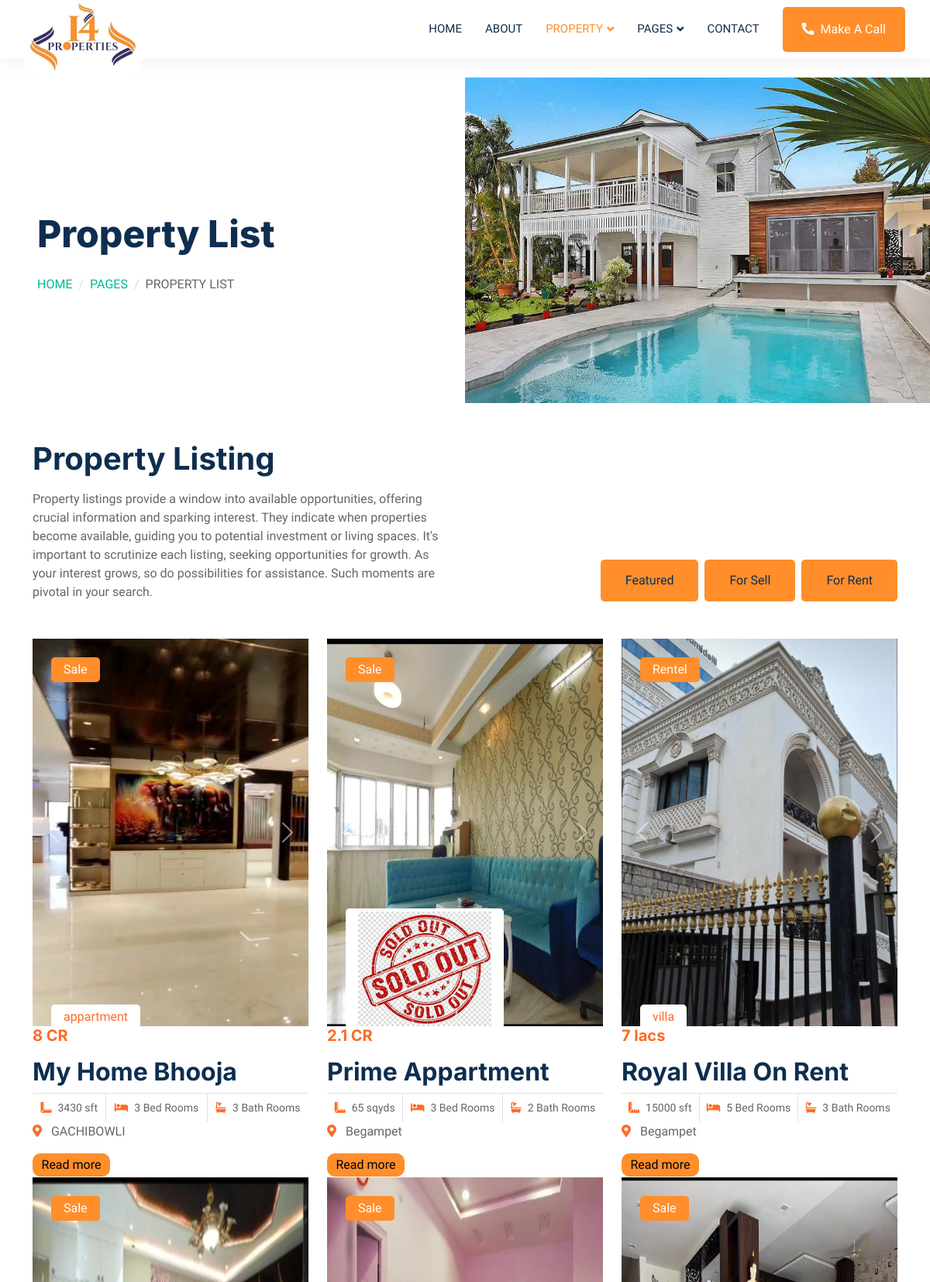
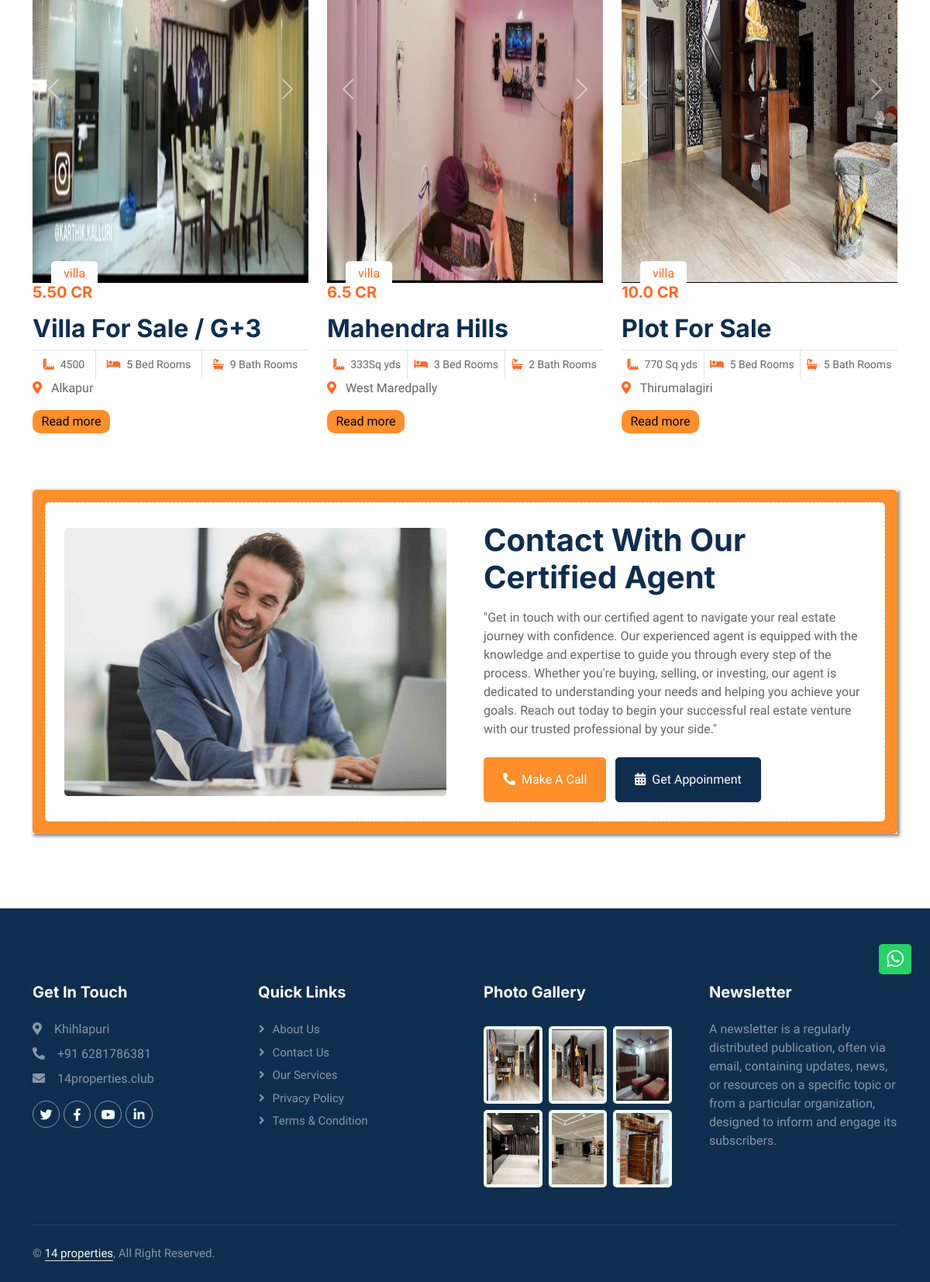
/propertylist, run on the app's committed database (2 pictures, top to bottom).
### propertiesServer14/models.py (models this page shows, shortened)
class properyListdetails(models.Model):
    Listdetail = models.CharField(max_length=100, blank=True, null=True)
    PropImage=models.ImageField(upload_to="images",default=None,blank=True, null=True)
    propertyrel = models.ForeignKey(property, on_delete=models.CASCADE, related_name='properyListdetails', blank=True, null=True)

class property(models.Model):
    SALE='Sale'
    RENTEL="Rentel"
    APPARTMENT = "appartment"
    PROPERTY_TYPE_CHOICES=[(SALE,'For Sale'),(RENTEL,'For Rentel'),]
    PROPERTY_LIST_CHOICES = [
        ('appartment', 'Apartment'),
        ('villa', 'Villa'),
        ('home', 'Home'),
        ('office', 'Office'),
        ('building', 'Building'),
        ('township', 'Township'),
        ('shop', 'Shop'),
        ('garage', 'Garage'),
    ]
    Name = models.CharField(max_length=100, default=None, blank=True, null=True)
    Rate = models.CharField(max_length=20,default=None,blank=True, null=True)
    Location = models.CharField(max_length=20,default=None, blank=True, null=True)
    Squarefeet = models.CharField(max_length=10,default=None ,blank=True, null=True)
    NoofBeds = models.CharField(max_length=20, default=None ,blank=True, null=True)
    NoofBathrooms = models.CharField(max_length=20,default=None, blank=True, null=True)
    Facing = models.CharField(max_length=20,default=None, blank=True, null=True)
    Description = models.CharField(max_length=1000,default=None, blank=True, null=True)
    Video=models.FileField(upload_to="videos",default=None,blank=True,null=True)
    PropertyType = models.CharField(max_length=20, choices=PROPERTY_TYPE_CHOICES, default=SALE,blank=True,null=True)
    PropertyList = models.CharField(max_length=20, choices=PROPERTY_LIST_CHOICES,default=APPARTMENT,blank=True,null=True)
    issold = models.BooleanField(default=False,blank=True,null=True)

### propertiesServer14/views.py (the view)
# urls.py: path('propertylist',views.propertylist),
def propertylist(request):
    a = property.objects.all()
    return render(request, "propertylist.html",{"a": a})

### Templates/propertylist.html (shortened to what this page needs)
{%load static%}
<!DOCTYPE html>
<html lang="en">
<head>
    <link rel="stylesheet" href="https://cdnjs.cloudflare.com/ajax/libs/font-awesome/6.5.2/css/all.min.css" />
    <link href="https://cdnjs.cloudflare.com/ajax/libs/font-awesome/5.10.0/css/all.min.css" rel="stylesheet">
    <link href="https://cdn.jsdelivr.net/npm/bootstrap-icons@1.4.1/font/bootstrap-icons.css" rel="stylesheet">
    <link href="{% static 'lib/wow/animate/animate.min.css' %}" rel="stylesheet">
    <link href="{% static 'lib/wow/owlcarousel/assets/owl.carousel.min.css' %}" rel="stylesheet">
    <link href="{% static 'bootstrap.min.css' %}" rel="stylesheet">
    <link href="{% static 'style.css' %}" rel="stylesheet">
</head>
<body>
    <div class="container-xxl bg-white p-0">
        <div class="whatsapp-icon">
            <a href="https://api.whatsapp.com/send?phone=+916281786381&amp;text=Hi+I+am+looking+for+Apartment" target="_blank" aria-label="whatsapp">
            </a>
        </div>
        <div class="container-fluid nav-bar bg-transparent ">
            <nav class="navbar navbar-expand-lg bg-white navbar-light fixed-top py-0 px-4">
                <a href="index.html" class="navbar-brand d-flex align-items-center text-center">
                    <div class="icon p-2 me-2">
                        <img class="img-fluid mt-4 " src="{% static 'img/logo1.jpg'%}" alt="Icon" >
                    </div>
                </a>
                <div class="collapse navbar-collapse" id="navbarCollapse">
                    <div class="navbar-nav ms-auto">
                        <a href="/" class="nav-item nav-link">Home</a>
                        <a href="about" class="nav-item nav-link">About</a>
                        <div class="nav-item dropdown">
                            <a href="#" class="nav-link dropdown-toggle active" data-bs-toggle="dropdown">Property</a>
                        </div>
                        <div class="nav-item dropdown">
                            <a href="#" class="nav-link dropdown-toggle" data-bs-toggle="dropdown">Pages</a>
                        </div>
                        <a href="contact" class="nav-item nav-link">Contact</a>
                    </div>
                    <a href="tel:+916281786381" class="btn btn-read-success py-3 px-4 me-2"><i class="fa fa-phone-alt me-2"></i>Make A Call</a>
                </div>
            </nav>
        </div>
<div class="nav-top-morgin">
        <div class="container-fluid header bg-white p-0">
            <div class="row g-0 align-items-center flex-column-reverse flex-md-row">
                <div class="col-md-6 p-5 mt-lg-5">
                    <h1 class="display-5 animated fadeIn mb-4">Property List</h1>
                               <nav aria-label="breadcrumb animated fadeIn">
                        <ol class="breadcrumb text-uppercase">
                            <li class="breadcrumb-item"><a href="index.html">Home</a></li>
                            <li class="breadcrumb-item"><a href="testimonial.html">Pages</a></li>
                            <li class="breadcrumb-item text-body active" aria-current="page">Property List</li>
                        </ol>
                    </nav>
                </div>
                <div class="col-md-6 animated fadeIn">
                    <img class="img-fluid" src="{% static 'img/header.jpg'%}" alt="">
                </div>
            </div>
        </div>
        <div class="container-xxl py-5">
            <div class="container">
                <div class="row g-0 gx-5 align-items-end">
                    <div class="col-lg-6">
                        <div class="text-start mx-auto mb-5 wow slideInLeft" data-wow-delay="0.1s">
                            <h1 class="mb-3">Property Listing</h1>
                            <p>Property listings provide a window into available opportunities, offering crucial information and sparking interest. They indicate when properties become available, guiding you to potential investment or living spaces. It's important to scrutinize each listing, seeking opportunities for growth. As your interest grows, so do possibilities for assistance. Such moments are pivotal in your search.</p>
                        </div>
                    </div>
                    <div class="col-lg-6 text-start text-lg-end wow slideInRight" data-wow-delay="0.1s">
                        <ul class="nav nav-pills d-inline-flex justify-content-end mb-5">
                            <li class="nav-item me-2">
                                <a class="btn btn-outline button " data-bs-toggle="pill" href="#tab-1">Featured</a>
                            </li>
                            <li class="nav-item me-2">
                                <a class="btn btn-outline button " data-bs-toggle="pill" href="#tab-2">For Sell</a>
                            </li>
                            <li class="nav-item me-0">
                                <a class="btn btn-outline button" data-bs-toggle="pill" href="#tab-3">For Rent</a>
                            </li>
                        </ul>
                    </div>
                </div>
                {% for prop in a %}
                {% if forloop.counter0|divisibleby:3 %}
                <div class="row">
                {% endif %}
                <div class="col-lg-4 overf ">
                    <div class="carousel slide" data-bs-ride="carousel" data-bs-interval="3000">
                        <div class="carousel-inner ">
                            {% for prop_list_detail in prop.properyListdetails.all %}
    {% if prop_list_detail.PropImage %}
        <div class="carousel-item {% if forloop.first %} active {% endif %}">
            <img height="500px" src="{{ prop_list_detail.PropImage.url }}" class="d-block w-100" alt="Property Image">
            <div class="bg-sale-success rounded text-white position-absolute start-0 top-0 m-4 py-1 px-3" data-value="{{ prop.PropertyType }}">{{ prop.PropertyType }}</div>
            <div class="bg-white rounded-top text-Apartment-success position-absolute start-0 bottom-0 mx-4 pt-1 px-3" data-value="{{ prop.PropertyList }}">{{ prop.PropertyList }}</div>
            {%if prop.issold == True %}
            <img src="{% static 'img/soldout.jpg' %}" class="bg-white rounded-top text-Apartment-success position-absolute start-3 bottom-0 mx-4 pt-1 px-3">
            {%endif%}
        </div>
    {% endif %}
{% endfor %}
                        </div>
                        <button class="carousel-control-prev" type="button" data-bs-target="#carouselExampleControls" data-bs-slide="prev">
                            <span class="carousel-control-prev-icon" aria-hidden="true"></span>
                        </button>
                        <button class="carousel-control-next" type="button" data-bs-target="#carouselExampleControls" data-bs-slide="next">
                            <span class="carousel-control-next-icon" aria-hidden="true"></span>
                        </button>
                    </div>
                    <div class="">
                        <h5 class="text-Apartment-success mb-3">{{ prop.Rate }}</h5>
                        <h2>{{ prop.Name }}</h2>
                        <div class="d-flex border-top">
                            <small class="flex-fill text-center border-end py-2"><i class="fa fa-ruler-combined text-Apartment-success me-2"></i>{{prop.Squarefeet}}</small>
                            <small class="flex-fill text-center border-end py-2"><i class="fa fa-bed text-Apartment-success me-2"></i>{{prop.NoofBeds}} </small>
                            <small class="flex-fill text-center py-2"><i class="fa fa-bath text-Apartment-success me-2"></i>{{ prop.NoofBathrooms }} </small>
                        </div>
                        <p><i class="fa fa-map-marker-alt text-Apartment-success me-2"></i> {{ prop.Location }}</p>
                        <a href="/propdetails/{{prop.Location}}-{{prop.Facing}}-{{prop.Rate}}-{{prop.id}}"><button style="background-color:#FF8E2B; border-radius: 10px; border: none; height: 30px; width: 100px;" >Read more</button></a>
                    </div>
                </div>
                {% if forloop.counter|divisibleby:3 or forloop.last %}
                </div>
                {% endif %}
                {% endfor %}
            </div>
        </div>
        <div class="whatsapp-icon">
            <a href="https://api.whatsapp.com/send?phone=+916281786381&amp;text=Hi+I+am+looking+for+Apartment" target="_blank" aria-label="whatsapp">
                <i class="fa-brands fa-whatsapp"></i>
            </a>
        </div>
                </div>
                </div>
        <div class="container-xxl py-5">
            <div class="container">
                <div class="coursebx-shadow ">
                <div class="bg-agent-light rounded p-3">
                    <div class="bg-white rounded p-4" style="border: 1px dashed rgba(0, 185, 142, .3)">
                        <div class="row g-5 align-items-center">
                            <div class="col-lg-6 wow fadeIn" data-wow-delay="0.1s">
                                <img class="img-fluid rounded w-100" src="{% static 'img/call-to-action.jpg'%}" alt="">
                            </div>
                            <div class="col-lg-6 wow fadeIn" data-wow-delay="0.5s">
                                <div class="mb-4">
                                    <h1 class="mb-3">Contact With Our Certified Agent</h1>
                                    <p>"Get in touch with our certified agent to navigate your real estate journey with confidence. Our experienced agent is equipped with the knowledge and expertise to guide you through every step of the process. Whether you're buying, selling, or investing, our agent is dedicated to understanding your needs and helping you achieve your goals. Reach out today to begin your successful real estate venture with our trusted professional by your side."</p>
                                </div>
                                <a href="" class="btn btn-read-success py-3 px-4 me-2"><i class="fa fa-phone-alt me-2"></i>Make A Call</a>
                                <a href="" class="btn btn-dark py-3 px-4"><i class="fa fa-calendar-alt me-2"></i>Get Appoinment</a>
                            </div>
                        </div>
                    </div>
                </div>
            </div>
            </div>
        </div>
        <div class="container-fluid bg-dark text-white-50 footer pt-5 mt-5 wow fadeIn" data-wow-delay="0.1s">
            <div class="container py-5">
                <div class="row g-5">
                    <div class="col-lg-3 col-md-6">
                        <h5 class="text-white mb-4">Get In Touch</h5>
                        <p class="mb-2"><i class="fa fa-map-marker-alt me-3"></i>Khihlapuri</p>
                        <p class="mb-2"><i class="fa fa-phone-alt me-3"></i>+91 6281786381</p>
                        <p class="mb-2"><i class="fa fa-envelope me-3"></i>14properties.club</p>
                        <div class="d-flex pt-2">
                            <a class="btn btn-outline-light btn-social" href=""><i class="fab fa-twitter"></i></a>
                            <a class="btn btn-outline-light btn-social" href=""><i class="fab fa-facebook-f"></i></a>
                            <a class="btn btn-outline-light btn-social" href=""><i class="fab fa-youtube"></i></a>
                            <a class="btn btn-outline-light btn-social" href=""><i class="fab fa-linkedin-in"></i></a>
                        </div>
                    </div>
                    <div class="col-lg-3 col-md-6">
                        <h5 class="text-white mb-4">Quick Links</h5>
                        <a class="btn btn-link text-white-50" href="">About Us</a>
                        <a class="btn btn-link text-white-50" href="">Contact Us</a>
                        <a class="btn btn-link text-white-50" href="">Our Services</a>
                        <a class="btn btn-link text-white-50" href="">Privacy Policy</a>
                        <a class="btn btn-link text-white-50" href="">Terms & Condition</a>
                    </div>
                    <div class="col-lg-3 col-md-6">
                        <h5 class="text-white mb-4">Photo Gallery</h5>
                        <div class="row g-2 pt-2">
                            <div class="col-4">
                                <img class="img-fluid rounded bg-light p-1" src="{% static 'img/pic1.jpeg' %}" style="height: 100px; width: 100%;" alt="">
                            </div>
                            <div class="col-4">
                                <img class="img-fluid rounded bg-light p-1" src="{% static 'img/pic2.jpeg' %}" style="height: 100px;width: 100%;" alt="">
                            </div>
                            <div class="col-4">
                                <img class="img-fluid rounded bg-light p-1" src="{% static 'img/pic3.jpeg' %}" style="height: 100px;width: 100%;" alt="">
                            </div>
                            <div class="col-4">
                                <img class="img-fluid rounded bg-light p-1" src="{% static 'img/pic4.jpeg' %}" style="height: 100px;width: 100%;" alt="">
                            </div>
                            <div class="col-4">
                                <img class="img-fluid rounded bg-light p-1" src="{% static 'img/pic5.jpeg' %}" style="height: 100px;width: 100%;" alt="">
                            </div>
                            <div class="col-4">
                                <img class="img-fluid rounded bg-light p-1" src="{% static 'img/pic6.jpeg' %}" style="height: 100px;width: 100%;" alt="">
                            </div>
                        </div>
                    </div>
                    <div class="col-lg-3 col-md-6">
                        <h5 class="text-white mb-4">Newsletter</h5>
                        <p>
                            A newsletter is a regularly distributed publication, often via email, containing updates, news, or resources on a specific topic or from a particular organization, designed to inform and engage its subscribers.</p>
                    </div>
                </div>
            </div>
            <div class="container">
                <div class="copyright">
                    <div class="row">
                        <div class="col-md-6 text-center text-md-start mb-3 mb-md-0 " >
                            &copy; <a class="border-bottom" href="#">14 properties</a>, All Right Reserved.
                        </div>
                    </div>
                </div>
            </div>
        </div>
</body>
</html>

### data on the page
property: PropertyType "Sale", PropertyList "appartment", Rate "8 CR", Name "My Home Bhooja", Squarefeet "3430 sft", NoofBeds "3 Bed Rooms", NoofBathrooms "3 Bath Rooms", Location "GACHIBOWLI"
properyListdetails: PropImage (picture)
property: PropertyType "Sale", Rate "2.1 CR", Name "Prime Appartment", Squarefeet "65 sqyds", NoofBeds "3 Bed Rooms", NoofBathrooms "2 Bath Rooms", Location "Begampet"
properyListdetails: PropImage (picture)
property: PropertyType "Rentel", PropertyList "villa", Rate "7 lacs", Name "Royal Villa On Rent", Squarefeet "15000 sft", NoofBeds "5 Bed Rooms", NoofBathrooms "3 Bath Rooms", Location "Begampet"
properyListdetails: PropImage (picture)
property: PropertyType "Sale", PropertyList "villa", Rate "5.50 CR", Name "Villa For Sale / G+3", Squarefeet "4500", NoofBeds "5 Bed Rooms", NoofBathrooms "9 Bath Rooms", Location "Alkapur"
properyListdetails: PropImage (picture)
property: PropertyType "Sale", PropertyList "villa", Rate "6.5 CR", Name "Mahendra Hills", Squarefeet "333Sq yds", NoofBeds "3 Bed Rooms", NoofBathrooms "2 Bath Rooms", Location "West Maredpally"
properyListdetails: PropImage (picture)
property: PropertyType "Sale", PropertyList "villa", Rate "10.0 CR", Name "Plot For Sale", Squarefeet "770 Sq yds", NoofBeds "5 Bed Rooms", NoofBathrooms "5 Bath Rooms", Location "Thirumalagiri"
properyListdetails: PropImage (picture)
